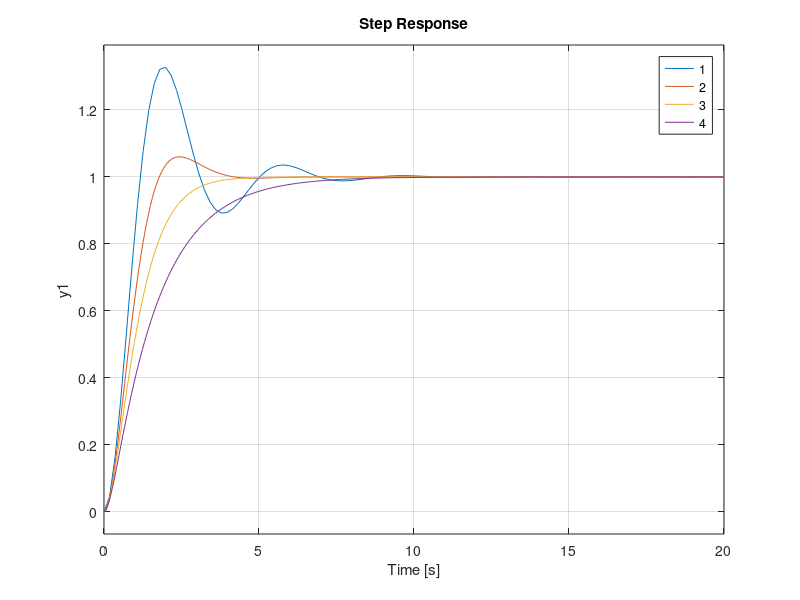
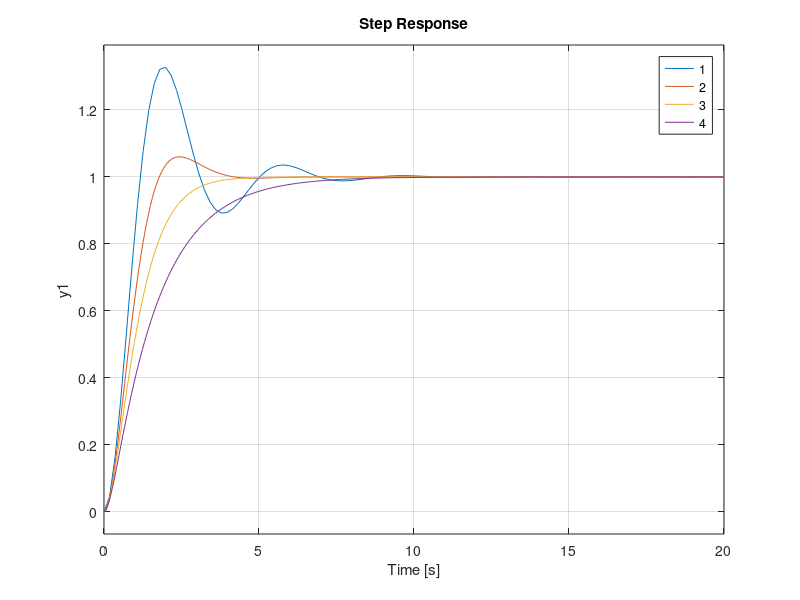
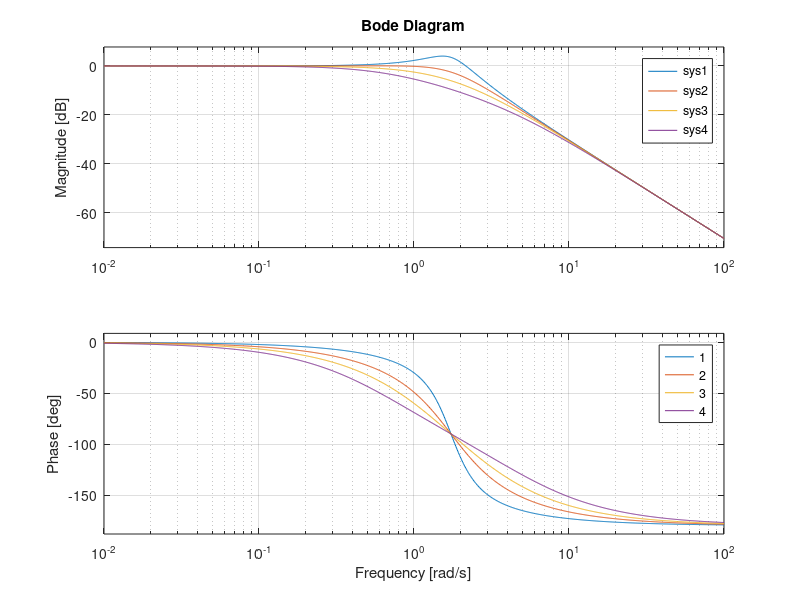
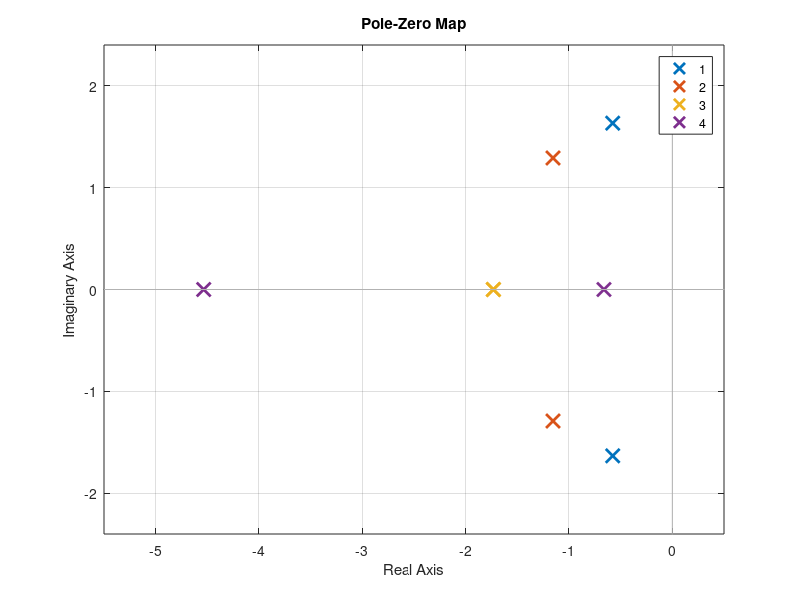

Write the MATLAB code that produced these figures, in order.
sys1 = tf(1, [1/3, 2/3/sqrt(3), 1]);
sys2 = tf(1, [1/3, 4/3/sqrt(3), 1]);
sys3 = tf(1, [1/3,   2/sqrt(3), 1]);
sys4 = tf(1, [1/3,18/6/sqrt(3), 1]);

figure;
step(sys1, sys2, sys3, sys4);
legend("1", "2", "3", "4");
grid on;
print(gcf, '-depsc2', 'myplot.eps');
print(gcf, '-dpng', 'myplot.png');
close;

figure;
bode(sys1, sys2, sys3, sys4);
legend("1", "2", "3", "4");
grid on;
close;

figure;
pzmap(sys1, sys2, sys3, sys4);
legend("1", "2", "3", "4");
grid on;
close;
